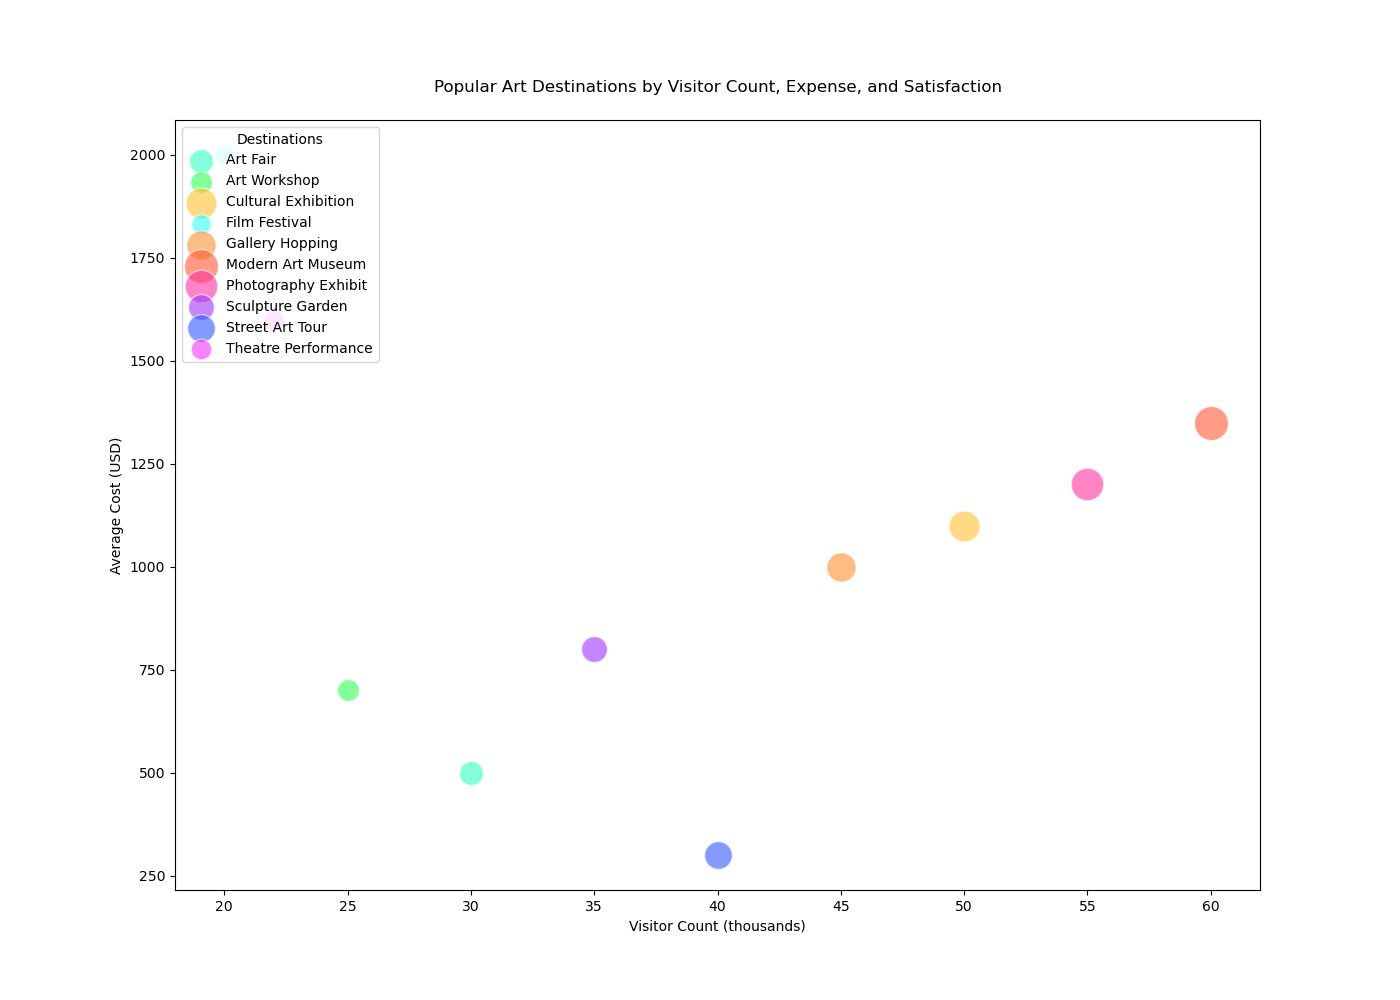

Python code for this plot:

import matplotlib.pyplot as plt

# Data for plotting
destinations = ['Modern Art Museum', 'Art Workshop', 'Street Art Tour', 'Photography Exhibit', 'Art Fair', 'Gallery Hopping', 'Sculpture Garden', 'Cultural Exhibition', 'Film Festival', 'Theatre Performance']
visitor_counts = [60, 25, 40, 55, 30, 45, 35, 50, 20, 22]
average_expenses = [1350, 700, 300, 1200, 500, 1000, 800, 1100, 2000, 1600]
satisfaction_ratings = [9.2, 8.7, 8.5, 9.1, 8.8, 8.6, 9.0, 8.9, 8.2, 8.4]

# Create a figure with specified width and height
fig, ax = plt.subplots(figsize=(14, 10))

# Bubble sizes (scaled)
sizes = [visitors * 10 for visitors in visitor_counts]

# Bubble colors with specific hex color codes
colors = ['#FF5733', '#33FF57', '#3357FF', '#FF33A1', '#33FFC1', '#FF8F33', '#A133FF', '#FFC133', '#33FFF5', '#F533FF']

# Plot each data point
for (destination, visitors, expense, rating, size, color) in zip(destinations, visitor_counts, average_expenses, satisfaction_ratings, sizes, colors):
    ax.scatter(visitors, expense, s=size, label=destination, alpha=0.6, edgecolors='w', color=color)

# Titles and labels
plt.title('Popular Art Destinations by Visitor Count, Expense, and Satisfaction', pad=20)
plt.xlabel('Visitor Count (thousands)')
plt.ylabel('Average Cost (USD)')

# Legend
handles, labels = ax.get_legend_handles_labels()
hl = sorted(zip(handles, labels), key=lambda x: x[1])
handles2, labels2 = zip(*hl)
ax.legend(handles2, labels2, loc="upper left", title="Destinations")

# Show plot
plt.show()
